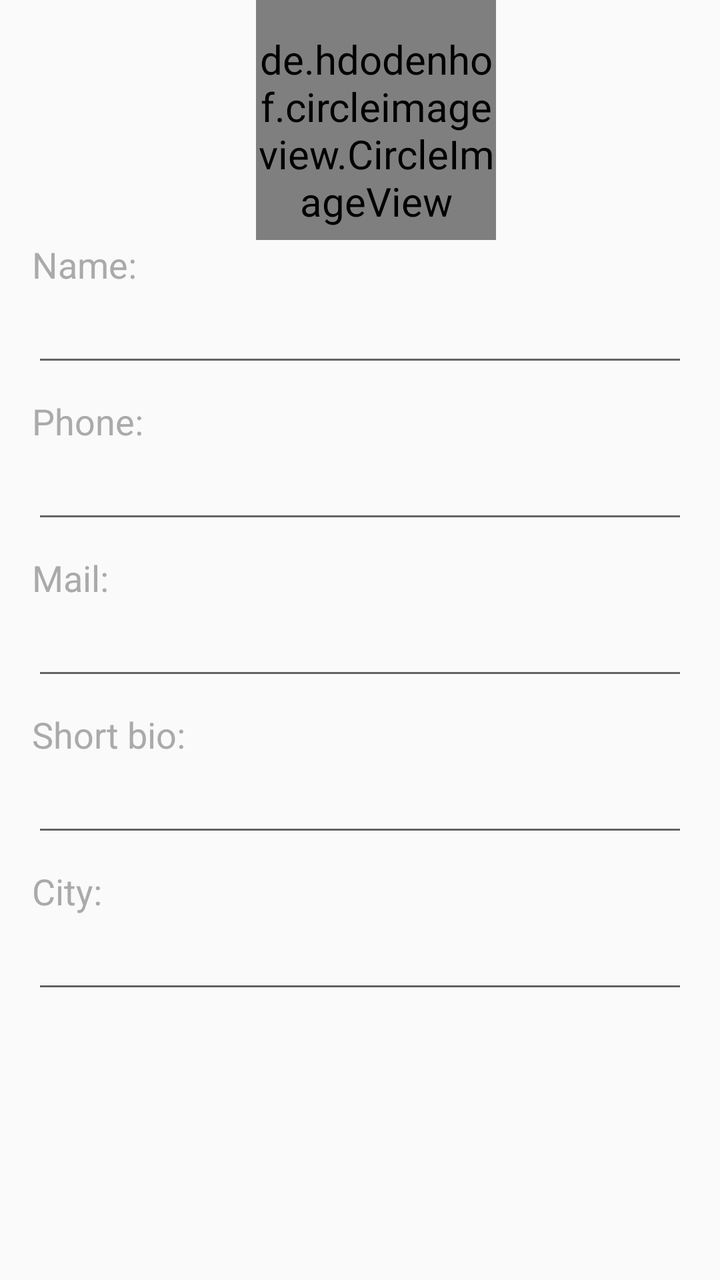
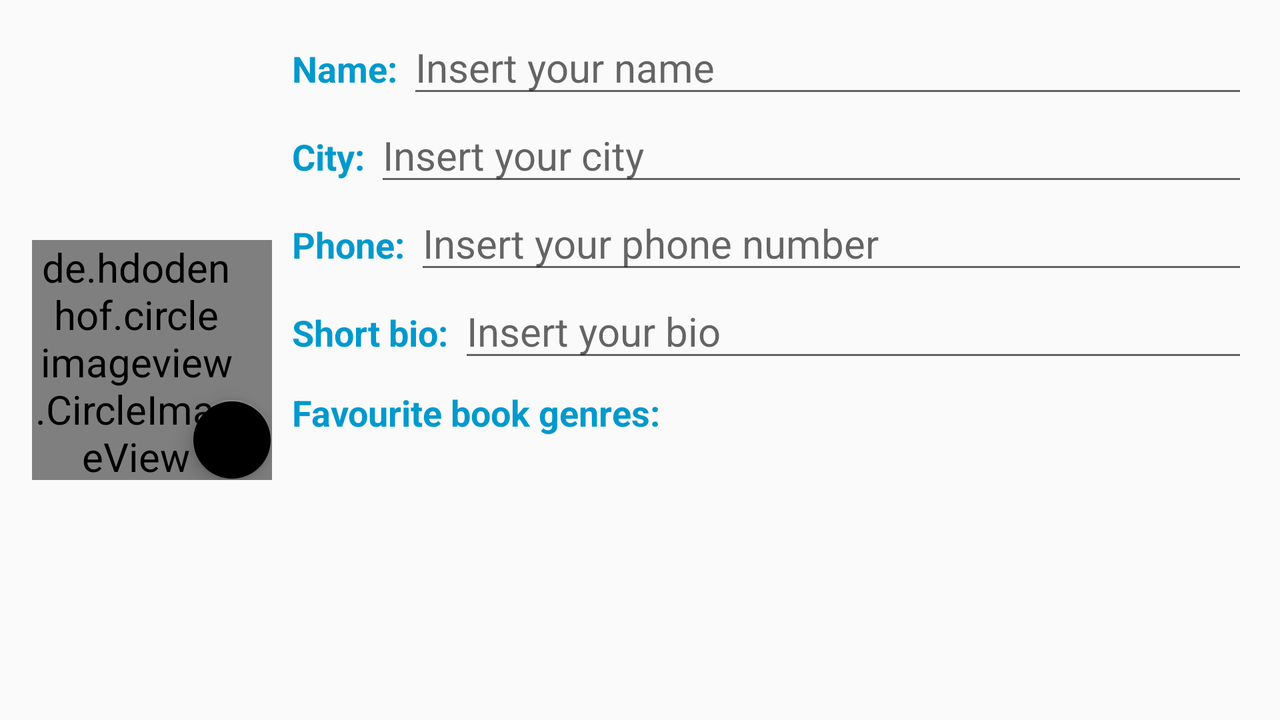

Compare how this app lays out the same screen by default and in its alternative resource folder. The renders come first, then the two layout files and the values they reference.
<!-- AndroidManifest.xml: activity theme AppTheme -->
<!-- res/layout/edit_profile.xml -->
<?xml version="1.0" encoding="utf-8"?>
<LinearLayout xmlns:android="http://schemas.android.com/apk/res/android"
    android:orientation="vertical"
    android:layout_width="match_parent"
    android:layout_height="match_parent"
    android:theme="@style/Profile"
    android:paddingLeft="@dimen/paddingLeftRight"
    android:clickable="true"
    android:focusableInTouchMode="true"
    >

    <de.hdodenhof.circleimageview.CircleImageView
        xmlns:app="http://schemas.android.com/apk/res-auto"
        android:id="@+id/editImageProfile"
        android:layout_width="120dp"
        android:layout_height="120dp"
        app:civ_border_width="1dp"
        app:civ_border_color="@android:color/black"
        android:layout_gravity="center_horizontal"
        android:paddingTop="10dp"
        />

    <ScrollView
        android:layout_width="match_parent"
        android:layout_height="match_parent"
        android:orientation="vertical"
        android:fillViewport="true"
        >

        <TableLayout
            android:layout_width="match_parent"
            android:layout_height="wrap_content"
            android:stretchColumns="1"
            android:paddingRight="@dimen/paddingLeftRight"
            android:clickable="true"
            android:focusableInTouchMode="true">

            <LinearLayout
                android:paddingBottom="10dp"
                android:orientation="vertical"
                android:layout_width="match_parent"
                android:layout_height="wrap_content"
                >

                <TextView
                    android:id="@+id/nameProfile"
                    android:textSize="@dimen/profile_description"
                    android:layout_width="wrap_content"
                    android:layout_height="wrap_content"
                    android:text="@string/nameProfile"
                    android:textColor="@android:color/darker_gray"
                    />

                <EditText
                    android:id="@+id/editName"
                    android:layout_width="match_parent"
                    android:layout_height="wrap_content"
                    android:inputType="textCapSentences|textAutoCorrect"
                    android:maxLength="70" />

            </LinearLayout>

            <LinearLayout
                android:paddingBottom="10dp"
                android:orientation="vertical"
                android:layout_width="match_parent"
                android:layout_height="wrap_content"
                >

                <TextView
                    android:id="@+id/phoneProfile"
                    android:textSize="@dimen/profile_description"
                    android:layout_width="wrap_content"
                    android:layout_height="wrap_content"
                    android:text="@string/phoneProfile"
                    android:textColor="@android:color/darker_gray"
                    />

                <EditText
                    android:id="@+id/editPhone"
                    android:layout_width="match_parent"
                    android:layout_height="wrap_content"
                    android:inputType="phone"
                    android:maxLength="15" />

            </LinearLayout>

            <LinearLayout
                android:paddingBottom="10dp"
                android:orientation="vertical"
                android:layout_width="match_parent"
                android:layout_height="wrap_content"
                >
                <TextView
                    android:id="@+id/mailProfile"
                    android:textSize="@dimen/profile_description"
                    android:layout_width="wrap_content"
                    android:layout_height="wrap_content"
                    android:text="@string/mailProfile"
                    android:textColor="@android:color/darker_gray"
                    />

                <EditText
                    android:id="@+id/editMail"
                    android:layout_width="match_parent"
                    android:layout_height="wrap_content"
                    android:inputType="textCapSentences|textAutoCorrect|textEmailAddress"
                    android:maxLength="70"
                    />

            </LinearLayout>

            <LinearLayout
                android:paddingBottom="10dp"
                android:orientation="vertical"
                android:layout_width="match_parent"
                android:layout_height="wrap_content"
                >

                <TextView
                    android:id="@+id/bioProfile"
                    android:textSize="@dimen/profile_description"
                    android:layout_width="wrap_content"
                    android:layout_height="wrap_content"
                    android:text="@string/bioProfile"
                    android:textColor="@android:color/darker_gray"
                    />

                <EditText
                    android:id="@+id/editBio"
                    android:layout_width="match_parent"
                    android:layout_height="wrap_content"
                    android:inputType="textCapSentences|textAutoCorrect"
                    android:maxLength ="300"
                    />

            </LinearLayout>

            <LinearLayout
                android:paddingBottom="10dp"
                android:orientation="vertical"
                android:layout_width="match_parent"
                android:layout_height="wrap_content"
                >

                <TextView
                    android:id="@+id/cityProfile"
                    android:textSize="@dimen/profile_description"
                    android:layout_width="wrap_content"
                    android:layout_height="wrap_content"
                    android:text="@string/cityProfile"
                    android:textColor="@android:color/darker_gray"
                    />

                <AutoCompleteTextView
                    android:id="@+id/autoCompleteCity"
                    android:layout_width="match_parent"
                    android:layout_height="wrap_content"
                    android:inputType="textCapSentences|textAutoCorrect"
                    android:imeOptions="actionDone"
                    android:maxLength ="100"
                    android:dropDownHeight="150dp"
                    />

            </LinearLayout>

        </TableLayout>
    </ScrollView>
</LinearLayout>
<!-- resources referenced by this layout -->
<resources>
  <dimen name="paddingLeftRight">16dp</dimen>
  <dimen name="profile_description">18dp</dimen>
  <string name="bioProfile">Short bio:</string>
  <string name="cityProfile">City:</string>
  <string name="mailProfile">Mail:</string>
  <string name="nameProfile">Name:</string>
  <string name="phoneProfile">Phone:</string>
  <style name="Profile" parent="Theme.AppCompat.Light.NoActionBar">
          <item name="android:textColor">@android:color/black</item>
          <item name="android:editTextColor">@android:color/black</item>
          <item name="android:textSize">@dimen/font_size</item>
      </style>
  <style name="AppTheme" parent="Theme.AppCompat.Light.NoActionBar">
          
          <item name="colorPrimary">@color/colorPrimary</item>
          <item name="colorPrimaryDark">@color/colorPrimaryDark</item>
          <item name="colorAccent">@color/colorAccent</item>
      </style>
  <dimen name="font_size">20dp</dimen>
  
      //profile
  <color name="colorPrimary">@android:color/holo_blue_dark</color>
  <color name="colorPrimaryDark">#303f9f</color>
  <color name="colorAccent">#80cbc4</color>
</resources>
<!-- res/layout-land/edit_profile.xml (the author's variant of the layout above) -->
<!-- drawn on the phone turned sideways -->
<?xml version="1.0" encoding="utf-8"?>
<LinearLayout xmlns:android="http://schemas.android.com/apk/res/android"
    xmlns:app="http://schemas.android.com/apk/res-auto"
    xmlns:tools="http://schemas.android.com/tools"
    android:orientation="horizontal"
    android:layout_width="match_parent"
    android:layout_height="match_parent"
    android:theme="@style/Profile"
    android:paddingLeft="@dimen/paddingLeftRight"
    android:clickable="true"
    android:focusableInTouchMode="true">

    <RelativeLayout
        android:layout_width="120dp"
        android:layout_height="120dp"
        android:layout_gravity="center_vertical"
        android:layout_marginRight="10dp">

        <de.hdodenhof.circleimageview.CircleImageView
            xmlns:app="http://schemas.android.com/apk/res-auto"
            android:id="@+id/editImageProfile"
            android:layout_width="120dp"
            android:layout_height="120dp"
            android:paddingRight="@dimen/paddingLeftRight"
            app:civ_border_width="1dp"
            app:civ_border_color="@android:color/black"
            android:layout_gravity="center_vertical"
            />

        <android.support.design.widget.FloatingActionButton
            android:id="@+id/photoButton"
            android:layout_width="wrap_content"
            android:layout_height="wrap_content"
            android:layout_alignParentBottom="true"
            android:layout_alignParentEnd="true"
            android:clickable="true"
            android:src="@drawable/ic_photo_camera_black"
            app:backgroundTint="@null"
            app:fabSize="mini"
            android:layout_alignParentRight="true"
            />
    </RelativeLayout>

    <RelativeLayout
        android:layout_width="match_parent"
        android:layout_height="match_parent"
        tools:layout_editor_absoluteX="16dp"
        tools:layout_editor_absoluteY="0dp">

        <ProgressBar
            android:id="@+id/editprofile_progressBar"
            android:layout_width="wrap_content"
            android:layout_height="wrap_content"
            android:layout_centerInParent="true"
            android:layout_gravity="center"
            android:indeterminate="true"
            android:visibility="gone" />

        <ScrollView
            android:layout_width="match_parent"
            android:layout_height="match_parent"
            android:orientation="vertical"
            android:fillViewport="true"
            >

            <TableLayout
                android:layout_width="match_parent"
                android:layout_height="wrap_content"
                android:stretchColumns="1"
                android:paddingRight="@dimen/paddingLeftRight"
                android:clickable="true"
                android:focusableInTouchMode="true">

                
                <LinearLayout
                    android:orientation="horizontal"
                    android:layout_width="match_parent"
                    android:layout_height="wrap_content"
                    android:paddingTop="10dp"
                    >

                    <TextView
                        android:id="@+id/nameProfile"
                        android:textSize="@dimen/profile_description"
                        android:layout_width="wrap_content"
                        android:layout_height="wrap_content"
                        android:text="@string/nameProfile"
                        android:textStyle="bold"
                        android:textColor="@color/colorToolbar"
                        android:paddingRight="5dp"
                        />

                    <EditText
                        android:id="@+id/editName"
                        android:layout_width="match_parent"
                        android:layout_height="wrap_content"
                        android:hint="@string/namePlaceholder"
                        android:imeOptions="flagNoExtractUi"
                        android:inputType="textCapSentences|textAutoCorrect"
                        android:maxLength="70"
                        android:maxLines="1" />

                </LinearLayout>

                
                <LinearLayout
                    android:orientation="horizontal"
                    android:layout_width="match_parent"
                    android:layout_height="wrap_content"
                    >

                    <TextView
                        android:id="@+id/cityProfile"
                        android:textSize="@dimen/profile_description"
                        android:layout_width="wrap_content"
                        android:layout_height="wrap_content"
                        android:text="@string/cityProfile"
                        android:textStyle="bold"
                        android:textColor="@color/colorToolbar"
                        android:paddingRight="5dp"
                        />

                    <AutoCompleteTextView
                        android:id="@+id/autoCompleteCity"
                        android:layout_width="match_parent"
                        android:layout_height="wrap_content"
                        android:dropDownHeight="100dp"
                        android:hint="@string/cityPlaceholder"
                        android:imeOptions="flagNoExtractUi"
                        android:inputType="textCapSentences|textAutoCorrect"
                        android:maxLength="100" />

                </LinearLayout>

                
                <LinearLayout
                    android:orientation="horizontal"
                    android:layout_width="match_parent"
                    android:layout_height="wrap_content"
                    >

                    <TextView
                        android:id="@+id/phoneProfile"
                        android:textSize="@dimen/profile_description"
                        android:layout_width="wrap_content"
                        android:layout_height="wrap_content"
                        android:text="@string/phoneProfile"
                        android:textStyle="bold"
                        android:textColor="@color/colorToolbar"
                        android:paddingRight="5dp"
                        />

                    <EditText
                        android:id="@+id/editPhone"
                        android:layout_width="match_parent"
                        android:layout_height="wrap_content"
                        android:hint="@string/phonePlaceholder"
                        android:imeOptions="flagNoExtractUi"
                        android:inputType="phone"
                        android:maxLength="18"
                        android:maxLines="1" />

                </LinearLayout>

                
                <LinearLayout
                    android:orientation="horizontal"
                    android:layout_width="match_parent"
                    android:layout_height="wrap_content"
                    >

                    <TextView
                        android:id="@+id/bioProfile"
                        android:textSize="@dimen/profile_description"
                        android:layout_width="wrap_content"
                        android:layout_height="wrap_content"
                        android:text="@string/bioProfile"
                        android:textStyle="bold"
                        android:textColor="@color/colorToolbar"
                        android:paddingRight="5dp"
                        />

                    <EditText
                        android:id="@+id/editBio"
                        android:layout_width="match_parent"
                        android:layout_height="wrap_content"
                        android:hint="@string/bioPlaceholder"
                        android:imeOptions="flagNoExtractUi"
                        android:inputType="textCapSentences|textAutoCorrect"
                        android:maxLength="300"
                        android:maxLines="1" />

                </LinearLayout>

                
                <LinearLayout
                    android:orientation="horizontal"
                    android:layout_width="match_parent"
                    android:layout_height="match_parent"
                    >

                    <TextView
                        android:id="@+id/genreProfile"
                        android:textSize="@dimen/profile_description"
                        android:layout_width="wrap_content"
                        android:layout_height="wrap_content"
                        android:text="@string/genreProfile"
                        android:textStyle="bold"
                        android:textColor="@color/colorToolbar"
                        android:paddingTop="8dp"
                        />

                    <LinearLayout
                        android:id="@+id/edit_favourite_genres_list"
                        android:layout_width="match_parent"
                        android:layout_height="wrap_content"
                        android:orientation="vertical"
                        android:paddingLeft="5dp"
                        />

                </LinearLayout>

                <Button
                    android:id="@+id/buttonGenre"
                    android:layout_width="match_parent"
                    android:layout_height="wrap_content"
                    android:layout_alignParentTop="true"
                    android:layout_centerHorizontal="true"
                    android:layout_gravity="center_horizontal"
                    android:textSize="@dimen/profile_description"
                    android:textStyle="bold"
                    android:textColor="@color/colorToolbar"
                    android:text="@string/buttonGenreProfile"
                    android:textAllCaps="false"
                    android:paddingBottom="12dp"
                    />

            </TableLayout>
        </ScrollView>
    </RelativeLayout>

</LinearLayout>
<!-- resources referenced by the variant -->
<!-- as the phone turned sideways resolves them -->
<resources>
  <color name="colorToolbar">@android:color/holo_blue_dark</color>
  <dimen name="paddingLeftRight">16dp</dimen>
  <dimen name="profile_description">18dp</dimen>
  <string name="bioPlaceholder">Insert your bio</string>
  <string name="bioProfile">Short bio:</string>
  <string name="buttonGenreProfile">Add or remove genres</string>
  <string name="cityPlaceholder">Insert your city</string>
  
      //strings for AlertDialog to select between camera or gallery
  <string name="cityProfile">City:</string>
  <string name="genreProfile">Favourite book genres:</string>
  <string name="namePlaceholder">Insert your name</string>
  <string name="nameProfile">Name:</string>
  <string name="phonePlaceholder">Insert your phone number</string>
  <string name="phoneProfile">Phone:</string>
  <style name="Profile" parent="Theme.AppCompat.Light.NoActionBar">
          <item name="android:textColor">@android:color/black</item>
          <item name="android:editTextColor">@android:color/black</item>
          <item name="android:textSize">@dimen/font_size</item>
      </style>
  <style name="AppTheme" parent="Theme.AppCompat.Light.NoActionBar">
          
          <item name="colorPrimary">@color/colorPrimary</item>
          <item name="colorPrimaryDark">@color/colorPrimaryDark</item>
          <item name="colorAccent">@color/colorAccent</item>
      </style>
  <dimen name="font_size">20dp</dimen>
  
      //profile
  <color name="colorPrimary">@android:color/holo_blue_dark</color>
  <color name="colorPrimaryDark">#303f9f</color>
  <color name="colorAccent">#80cbc4</color>
</resources>
